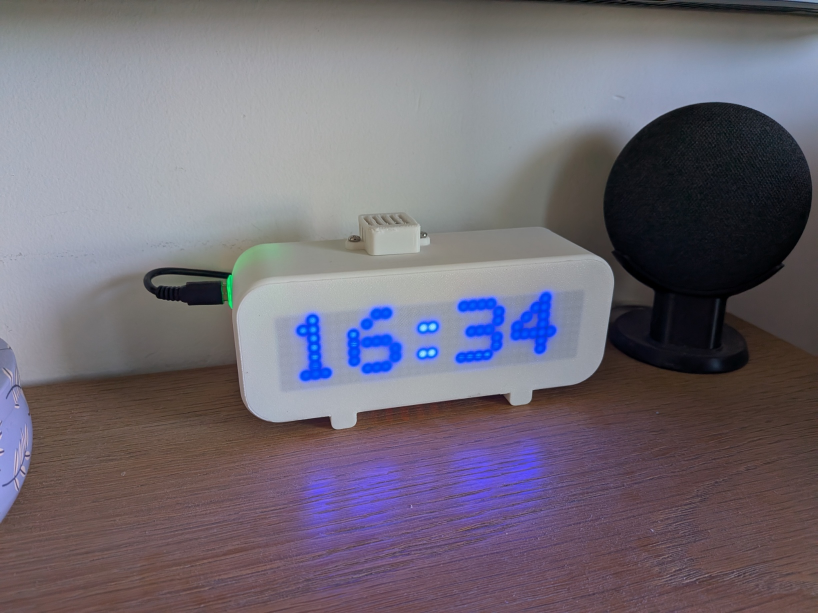
#> input picture docs/images/clock-real.jpg, 1635 x 1226 px (shown at 1/2 size)
$ python build_real_gallery.py
#> lines starting #> are read from the running program, lines starting #| are printed output that depends on the picture
"""Compose a rotating feature gallery from original project photographs."""
from pathlib import Path
from PIL import Image, ImageDraw, ImageFont, ImageOps

ROOT = Path(__file__).resolve().parents[1]
IMAGES = ROOT / 'docs/images'
SLIDES = [
    ('clock-real.jpg', 'Time and date', 'Large, readable clock digits. Choose 12/24-hour time or seconds, with a date screen at the top of each hour.'),
    ('sensors-real.jpg', 'Room conditions', 'Temperature, humidity and pressure in Home Assistant. Temperature and humidity on the clock.'),
    ('clock-real.jpg', 'Countdown timer', 'Start, pause, resume or cancel. Alternate the countdown with the clock and choose a completion sound.'),
    ('clock-real.jpg', 'Flexible alarms', 'Daily, weekly, monthly or specific-date alarms, with optional start and end dates.'),
    ('clock-real.jpg', 'Day / night brightness', 'Set time ranges in the Home Assistant editor. Adjust each range from 0 to 15, including overnight schedules.'),
    ('clock-real.jpg', 'Your messages', 'Send custom text from Home Assistant. English and Hebrew pixel text scroll across the matrix.'),
    ('clock-real.jpg', 'Sound your way', 'Choose separate alarm, hourly, timer, reminder and volume sounds. Test each choice from Home Assistant.'),
    ('clock-real.jpg', 'Music and controls', 'Play audio through the I2S speaker. Control playback and volume from Home Assistant; music search needs Music Assistant.'),
    ('desktop-setup.png', 'Guided desktop setup', 'Open the Windows EXE or Mac DMG. Fill in your settings, find USB, then build and install. No separate Python or Java setup.'),
    ('clock-real.jpg', 'Updates and recovery', 'Personalized firmware updates over USB or the network. Port refresh, total progress and verified downloads protect your setup.'),
    ('clock-real.jpg', 'Home Assistant + AI', 'Control sensors, settings, alarms and timers. Optional MCP scripts connect an authenticated AI client; setup and verification required.'),
    ('assembly-real.jpg', 'Make it your own', 'Print the enclosure, follow the wiring guide and assemble your clock. Editable sources, STL files and dashboard examples included.'),
]


def font(size, bold=False):
    candidates = [Path('C:/Windows/Fonts') / ('seguisb.ttf' if bold else 'segoeui.ttf'),
                  Path('/usr/share/fonts/truetype/dejavu') / ('DejaVuSans-Bold.ttf' if bold else 'DejaVuSans.ttf')]
    return next((ImageFont.truetype(str(p), size) for p in candidates if p.exists()), ImageFont.load_default(size=size))


def wrap(draw, text, face, width):
    lines = []; line = ''
    for word in text.split():
        trial = (line + ' ' + word).strip()
        if draw.textbbox((0, 0), trial, font=face)[2] > width and line:
            lines.append(line); line = word
        else:
            line = trial
    return lines + [line]


frames = []
for index, (name, title, description) in enumerate(SLIDES):
    frame = Image.new('RGB', (1000, 640), '#f5f3ef')
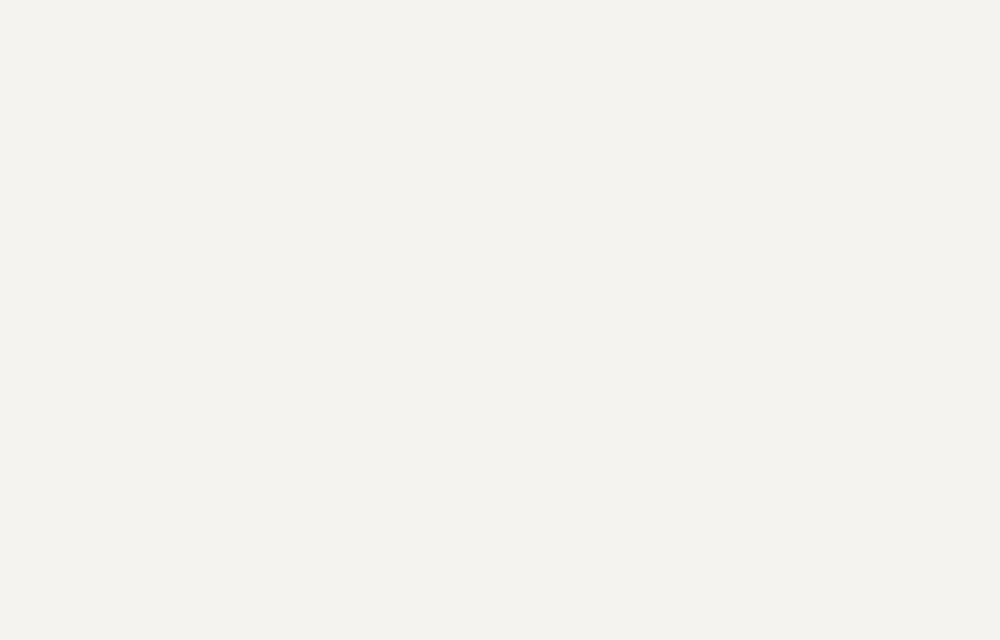
#> frame: PIL image 1000x640 RGB; mean R, G, B 245, 243, 239
    draw = ImageDraw.Draw(frame)
    draw.text((24, 15), 'SMART CLOCK', font=font(26, True), fill='#14283a')
    draw.text((760, 25), 'REAL PROJECT PHOTOS', font=font(16, True), fill='#45617a')
    draw.rounded_rectangle((18, 77, 673, 583), radius=16, fill='white')
    photo = ImageOps.contain(Image.open(IMAGES / name).convert('RGB'), (640, 480), Image.Resampling.LANCZOS)
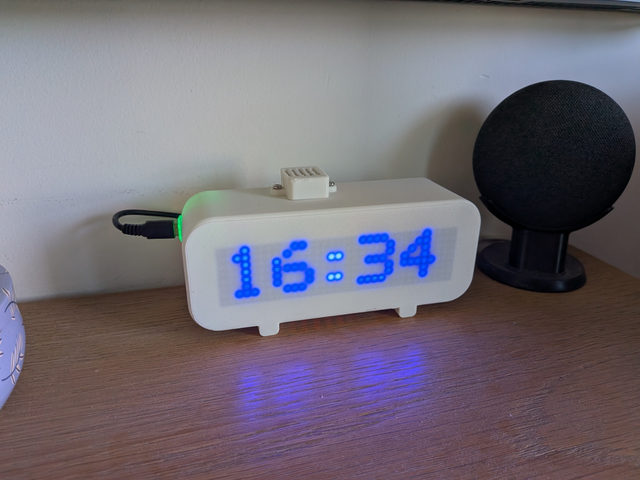
#> photo: PIL image 640x480 RGB; mean R, G, B 113.4, 107.2, 117.8
    frame.paste(photo, (26 + (640 - photo.width) // 2, 90 + (480 - photo.height) // 2))
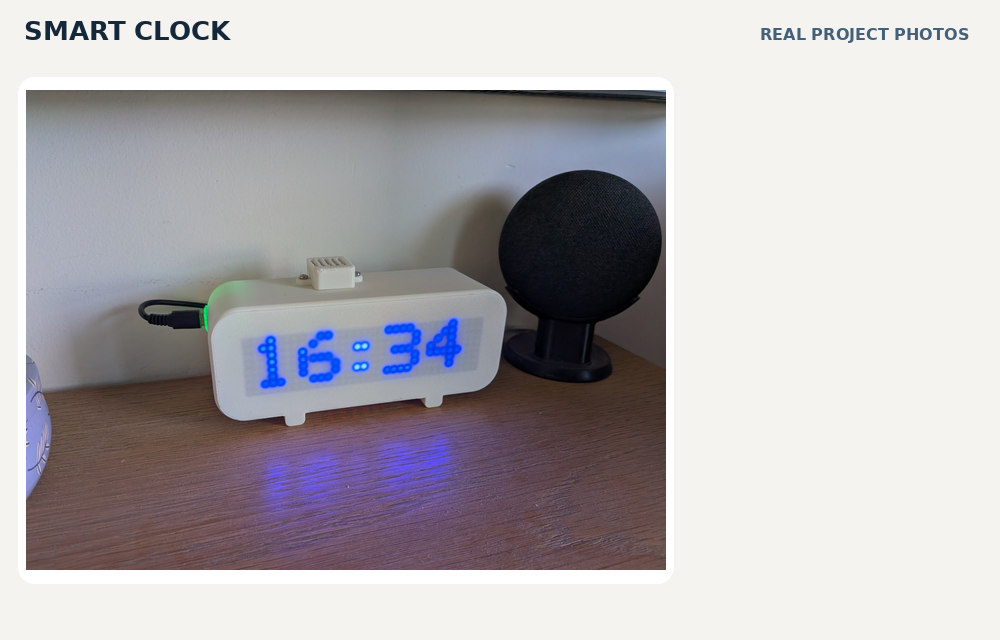
#> frame: PIL image 1000x640 RGB; mean R, G, B 181.3, 177.5, 180.8
    draw.text((703, 100), f'{index + 1:02d} / {len(SLIDES):02d}', font=font(18, True), fill='#2766c7')
    y = 148
    for line in wrap(draw, title, font(30, True), 270):
#> in wrap, `line = ''`: line = ''
        draw.text((700, y), line, font=font(30, True), fill='#14283a'); y += 39
#> this loop made 1 pass
#> after the loop, y = 187
    y += 18
#> y = 205
    for line in wrap(draw, description, font(20), 268):
        draw.text((701, y), line, font=font(20), fill='#33495c'); y += 29
#> this loop made 5 passes
#> (line, y) on passes 1 to 5: ('Large, readable clock', 234), ('digits. Choose 12/24-hour', 263), ('time or seconds, with a', 292), ('date screen at the top of', 321), ('each hour.', 350)
#> after the loop, y = 350
    assert y < 565, (title, y)
    for item in range(len(SLIDES)):
        draw.rounded_rectangle((704 + item * 21, 555, 716 + item * 21, 560), radius=2,
                               fill='#2766c7' if item == index else '#c9d4dc')
    draw.text((25, 606), 'Original project photos + feature descriptions. Not every mode is photographed.', font=font(15), fill='#526475')
    frames.append(frame)
#> pass 2 of the loop `for index, (name, title, description) in enumerate(SLIDES):`:
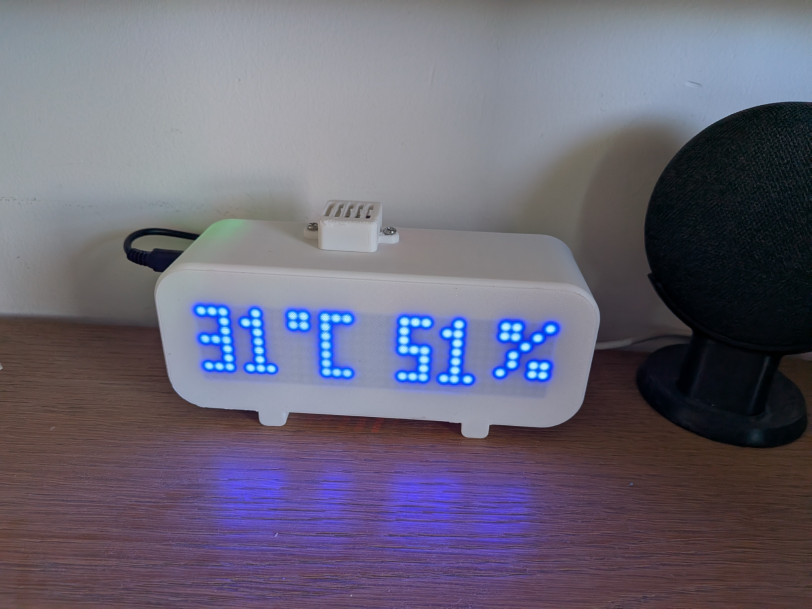
#> input picture docs/images/sensors-real.jpg, 1623 x 1217 px (shown at 1/2 size)
#> `photo = ImageOps.contain(Image.open(IMAGES / name).convert('RGB'), (64..`:
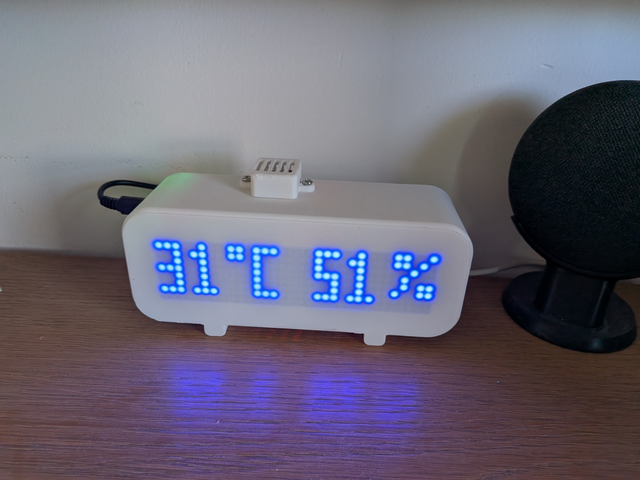
#> photo: PIL image 640x480 RGB; mean R, G, B 105.4, 101.5, 118.3
#> `frame.paste(photo, (26 + (640 - photo.width) // 2, 90 + (480 - photo.h..`:
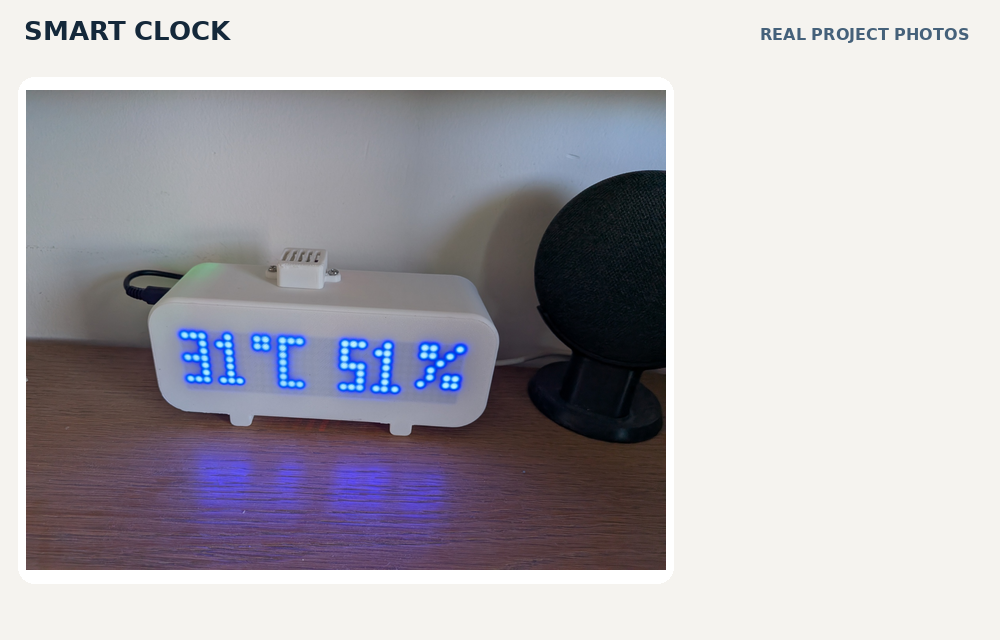
#> frame: PIL image 1000x640 RGB; mean R, G, B 177.5, 174.8, 181
#> the loop `for line in wrap(draw, title, font(30, True), 270):` made 2 passes
#> (line, y) on passes 1 to 2: ('Room', 187), ('conditions', 226)
#> after the loop `for line in wrap(draw, title, font(30, True), 270):`: y = 226
#> `y += 18`: y = 244
#> the loop `for line in wrap(draw, description, font(20), 268):` made 4 passes
#> (line, y) on passes 1 to 4: ('Temperature, humidity', 273), ('and pressure in Home', 302), ('Assistant. Temperature', 331), ('and humidity on the clock.', 360)
#> after the loop `for line in wrap(draw, description, font(20), 268):`: y = 360

palette_sheet = Image.new('RGB', (1000, 640 * len(frames)))
#> palette_sheet: PIL image 1000x7680 RGB; every value is 0
for i, frame in enumerate(frames):
    palette_sheet.paste(frame, (0, i * 640))
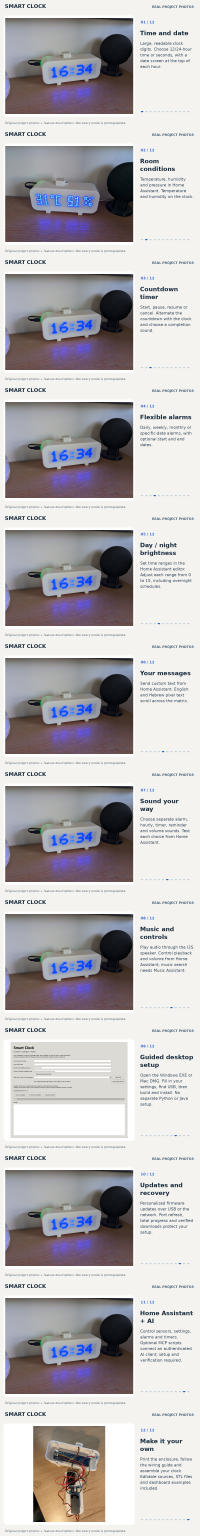
#> palette_sheet: PIL image 1000x7680 RGB (shown at 1/5 size); mean R, G, B 186, 182.5, 184.8
palette = palette_sheet.resize((500, 320 * len(frames))).quantize(colors=256)
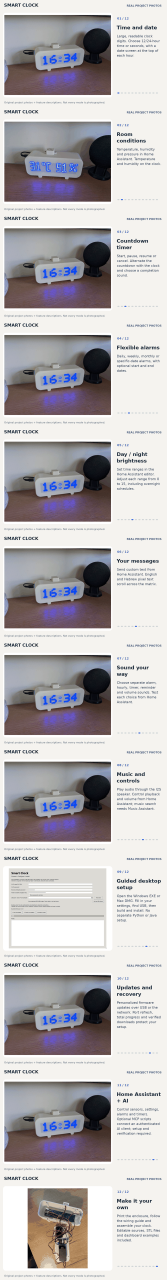
#> palette: PIL image 500x3840 P (shown at 1/3 size); mean R, G, B 186, 182.4, 184.7
indexed = [frame.quantize(palette=palette, dither=Image.Dither.FLOYDSTEINBERG) for frame in frames]
target = IMAGES / 'clock-real-showcase.gif'
indexed[0].save(target, save_all=True, append_images=indexed[1:], duration=4500, loop=0, optimize=True, disposal=1)
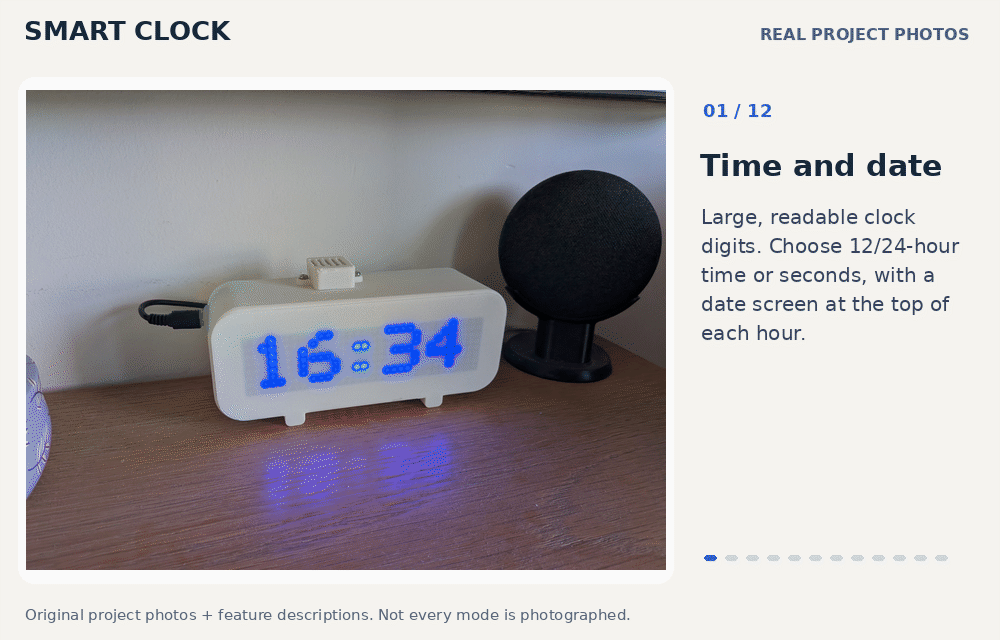
#> saved as clock-real-showcase.gif: PIL image 1000x640 P; mean R, G, B 178.4, 174.8, 178.3
storyboard = Image.new('RGB', (2000, 640 * 6), 'white')
#> storyboard: PIL image 2000x3840 RGB; every value is 255
for i, frame in enumerate(frames):
    storyboard.paste(frame, ((i % 2) * 1000, (i // 2) * 640))
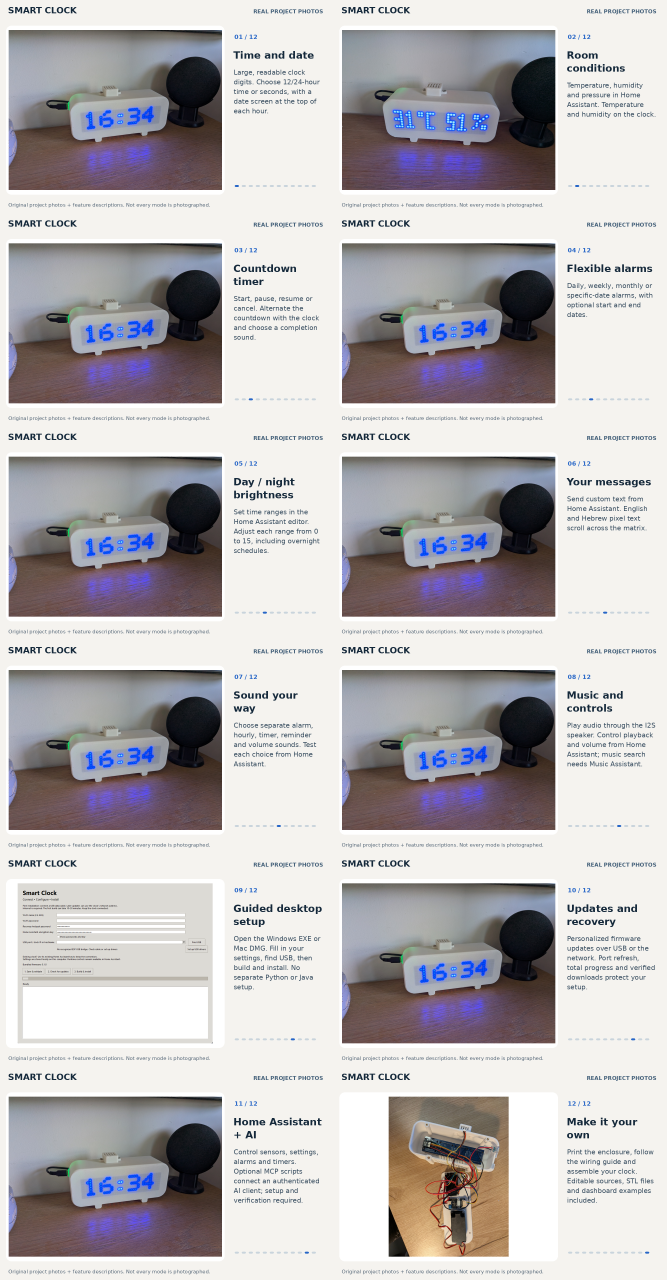
#> storyboard: PIL image 2000x3840 RGB (shown at 1/3 size); mean R, G, B 186, 182.5, 184.8
storyboard.save(IMAGES / 'clock-real-storyboard.jpg', quality=88, optimize=True)
with Image.open(target) as check:
    assert check.n_frames == len(SLIDES) and check.info['loop'] == 0
print(f'{target.name}: {len(frames)} real-photo feature slides; {target.stat().st_size:,} bytes')
